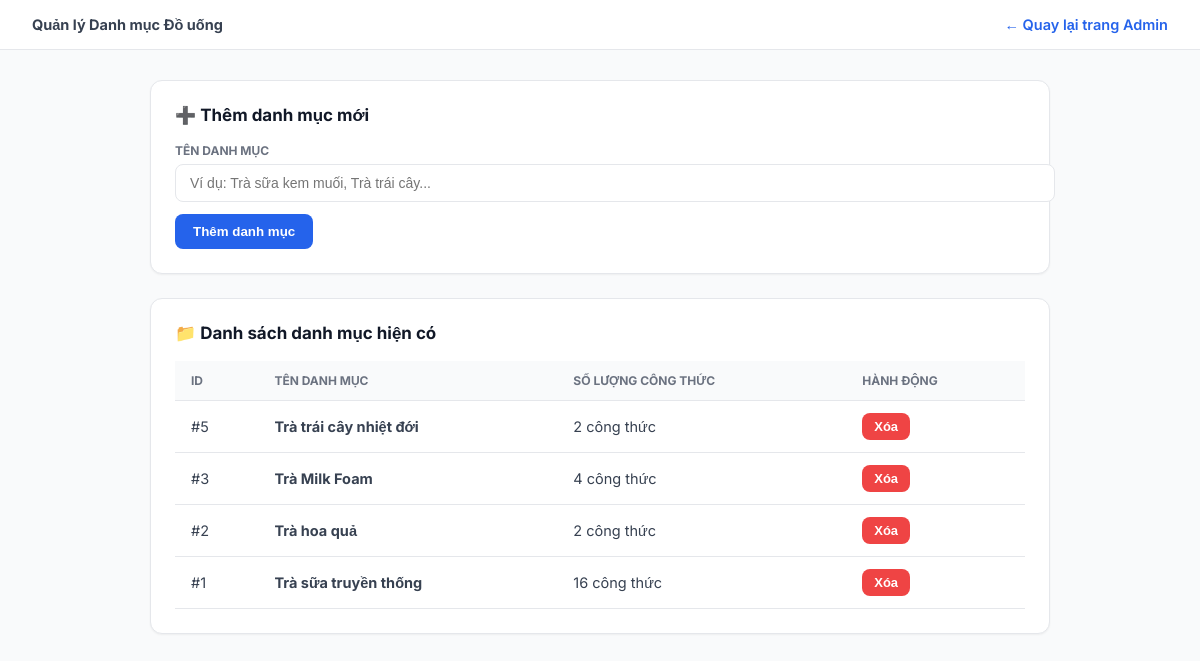
Screenshot of /admin_categories.php (signed in) with the database file from the repository.
### tables this page shows
CREATE TABLE IF NOT EXISTS `categories` (
  `id` int NOT NULL AUTO_INCREMENT,
  `name` varchar(100) NOT NULL,
  `description` text,
  PRIMARY KEY (`id`),
  UNIQUE KEY `name` (`name`)
);

### admin_categories.php (the view, shortened to what this page needs)
<?php
require_once "auth.php";
$categories = $conn->query("SELECT c.id, c.name, (SELECT COUNT(*) FROM recipes r WHERE r.category_id = c.id) as total_recipes FROM categories c ORDER BY c.id DESC")->fetchAll(PDO::FETCH_ASSOC);
function e($value) {
    return htmlspecialchars((string)$value, ENT_QUOTES, "UTF-8");
}
?>
<!DOCTYPE html>
<html lang="vi">
<head>
</head>
<body>
<header>
    <strong>Quản lý Danh mục Đồ uống</strong>
    <a href="admin.php" style="color: var(--primary); font-weight: 600; text-decoration: none;">← Quay lại trang Admin</a>
</header>
<main>
    <div class="card">
        <h3>➕ Thêm danh mục mới</h3>
        <form method="POST">
            <label style="font-size: 12px; font-weight: 700; text-transform: uppercase; color: var(--text-muted); margin-bottom: 6px; display:block;">Tên danh mục</label>
            <input type="text" name="name" placeholder="Ví dụ: Trà sữa kem muối, Trà trái cây..." required>
            <button type="submit" class="btn">Thêm danh mục</button>
        </form>
    </div>
    <div class="card">
        <h3>📁 Danh sách danh mục hiện có</h3>
        <table>
            <thead>
                <tr>
                    <th>ID</th>
                    <th>Tên danh mục</th>
                    <th>Số lượng công thức</th>
                    <th>Hành động</th>
                </tr>
            </thead>
            <tbody>
                <?php foreach ($categories as $cat): ?>
                <tr>
                    <td>#<?= (int)$cat["id"] ?></td>
                    <td><strong><?= e($cat["name"]) ?></strong></td>
                    <td><?= (int)$cat["total_recipes"] ?> công thức</td>
                    <td>
                        <form method="POST" onsubmit="return confirm('Bạn có chắc muốn xóa danh mục này?');" style="margin:0;">
                            <button type="submit" class="btn" style="background: var(--danger); padding: 6px 12px; font-size: 13px;">Xóa</button>
                        </form>
                    </td>
                </tr>
                <?php endforeach; ?>
            </tbody>
        </table>
    </div>
</main>
</body>
</html>

### admin_categories.php (style rules this page uses)
:root { --bg-body: #F9FAFB; --surface: #FFFFFF; --border: #E5E7EB; --text-title: #111827; --text-body: #374151; --text-muted: #6B7280; --primary: #2563EB; --primary-hover: #1D4ED8; --primary-light: #EFF6FF; --danger: #EF4444; --danger-bg: #FEF2F2; --success: #10B981; --success-bg: #ECFDF5; --radius-md: 8px; --radius-lg: 12px; }
body { margin: 0; background: var(--bg-body); color: var(--text-body); font-family: 'Inter', sans-serif; font-size: 14.5px; }
header { background: var(--surface); border-bottom: 1px solid var(--border); padding: 16px 32px; display: flex; justify-content: space-between; align-items: center; }
main { max-width: 900px; margin: 30px auto; padding: 0 20px; }
.card { background: var(--surface); border: 1px solid var(--border); border-radius: var(--radius-lg); padding: 24px; margin-bottom: 24px; box-shadow: 0 1px 2px rgba(0,0,0,0.05); }
h2, h3 { color: var(--text-title); margin-top: 0; }
input { width: 100%; padding: 10px 14px; border: 1px solid var(--border); border-radius: var(--radius-md); font-size: 14px; outline: none; margin-bottom: 12px; }
.btn { padding: 10px 18px; background: var(--primary); color: white; border: none; border-radius: var(--radius-md); font-weight: 600; cursor: pointer; }
table { width: 100%; border-collapse: collapse; margin-top: 10px; }
th, td { padding: 12px 16px; border-bottom: 1px solid var(--border); text-align: left; }
th { background: var(--bg-body); color: var(--text-muted); font-size: 12px; text-transform: uppercase; }

### rows the page displays
categories: id "5", name "Trà trái cây nhiệt đới", total_recipes "2"
categories: id "3", name "Trà Milk Foam", total_recipes "4"
categories: id "2", name "Trà hoa quả", total_recipes "2"
categories: id "1", name "Trà sữa truyền thống", total_recipes "16"
